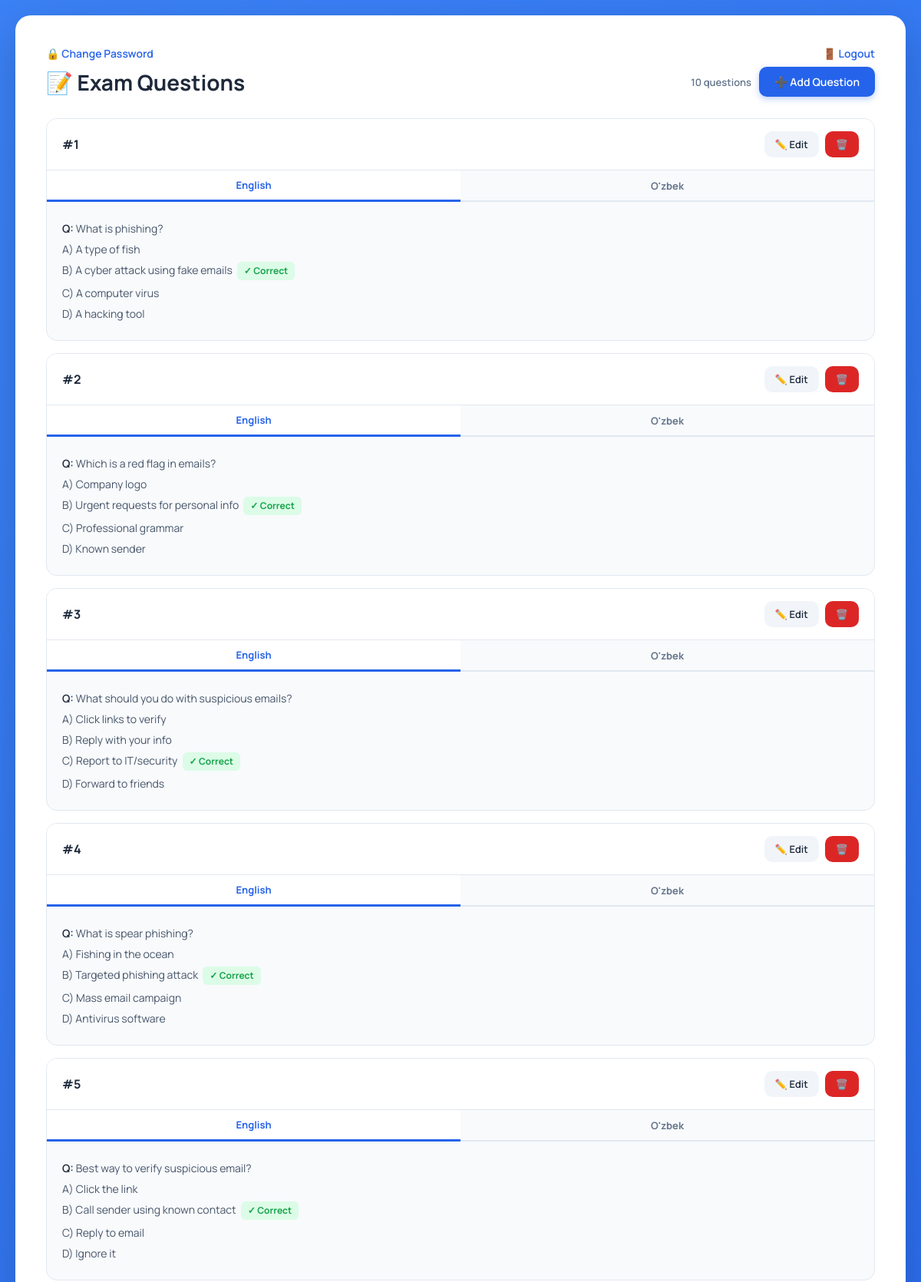
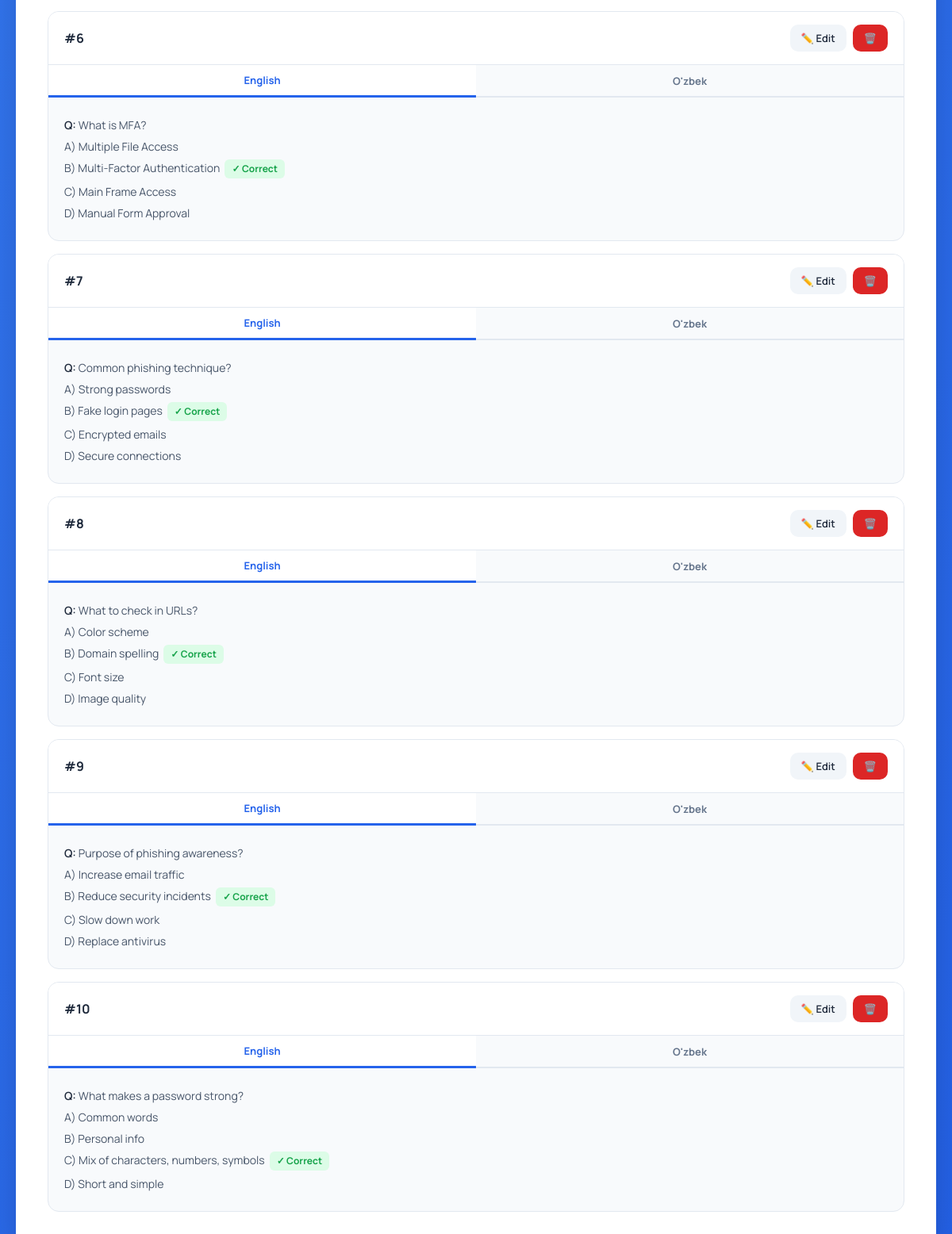
The app's page /admin/exam-questions (signed in) with its own data (2 pictures, top to bottom).
### tables this page shows
CREATE TABLE exam_questions (
            id INTEGER PRIMARY KEY AUTOINCREMENT,
            question TEXT NOT NULL,
            option_a TEXT NOT NULL,
            option_b TEXT NOT NULL,
            option_c TEXT NOT NULL,
            option_d TEXT NOT NULL,
            correct_answer TEXT NOT NULL,
            question_uz TEXT,
            option_a_uz TEXT,
            option_b_uz TEXT,
            option_c_uz TEXT,
            option_d_uz TEXT,
            created_at TIMESTAMP DEFAULT CURRENT_TIMESTAMP
        );

### app.py (the view)
@app.route('/admin/exam-questions')
@admin_required
def admin_exam_questions():
    conn = get_db()
    questions = [dict(row) for row in conn.execute("SELECT * FROM exam_questions ORDER BY id").fetchall()]
    conn.close()
    return render_template('admin_exam.html', questions=questions, lang=session.get('lang', 'en'))

### app.py (called while the page is built)
def get_db():
    conn = sqlite3.connect(DATABASE)
    conn.row_factory = sqlite3.Row
    return conn

def admin_required(f):
    @wraps(f)
    def decorated_function(*args, **kwargs):
        if 'user_id' not in session:
            return redirect(url_for('login'))
        conn = get_db()
        user = conn.execute("SELECT is_admin FROM users WHERE id = ?",
                          (session['user_id'],)).fetchone()
        conn.close()
        if not user or not user['is_admin']:
            flash('Admin access required', 'error')
            return redirect(url_for('home'))
        return f(*args, **kwargs)
    return decorated_function

### templates/admin_exam.html (shortened to what this page needs)
<!DOCTYPE html>
<html lang="en">
<head>
</head>
<body>
    <div class="container">
        <div style="display: flex; justify-content: space-between; align-items: center; margin-bottom: 8px;">
            <a href="{{ url_for('change_password') }}" class="back-link" style="margin-bottom: 0;">🔒 Change Password</a>
            <a href="{{ url_for('logout') }}" class="back-link" style="margin-bottom: 0;">🚪 Logout</a>
        </div>
        <div class="top-bar">
            <h1>📝 Exam Questions</h1>
            <div class="top-bar-right">
                <span style="font-size:13px;color:#64748b;font-weight:600;">{{ questions|length }} question{{ 's' if questions|length != 1 }}</span>
                <button class="btn btn-primary" onclick="openModal(null)">➕ Add Question</button>
            </div>
        </div>
        {% for q in questions %}
        <div class="question-card">
            <div class="card-header">
                <h3>#{{ q.id }}</h3>
                <div class="card-actions">
                    <button class="btn btn-edit" data-question="{{ q|tojson|forceescape }}" onclick="openModal(JSON.parse(this.getAttribute('data-question')))">✏️ Edit</button>
                    <button class="btn btn-danger" onclick="deleteQuestion({{ q.id }})">🗑️</button>
                </div>
            </div>
            <div class="lang-tabs">
                <button class="lang-tab active" onclick="switchCardTab(this,'en')">English</button>
                <button class="lang-tab"        onclick="switchCardTab(this,'uz')">O'zbek</button>
            </div>
            <div class="lang-panel active" data-lang="en">
                <p><strong>Q:</strong> {{ q.question }}</p>
                <p>A) {{ q.option_a }}{% if q.correct_answer == 'a' %}<span class="correct-badge">✓ Correct</span>{% endif %}</p>
                <p>B) {{ q.option_b }}{% if q.correct_answer == 'b' %}<span class="correct-badge">✓ Correct</span>{% endif %}</p>
                <p>C) {{ q.option_c }}{% if q.correct_answer == 'c' %}<span class="correct-badge">✓ Correct</span>{% endif %}</p>
                <p>D) {{ q.option_d }}{% if q.correct_answer == 'd' %}<span class="correct-badge">✓ Correct</span>{% endif %}</p>
            </div>
        </div>
        {% endfor %}
    </div>
</body>
</html>

### templates/admin_exam.html (style rules this page uses)
* { margin:0; padding:0; box-sizing:border-box; }
body { font-family: 'Manrope', sans-serif; background: linear-gradient(135deg, #3b82f6 0%, #2563eb 100%); min-height: 100vh; padding: 20px; }
.container { max-width: 1200px; margin: 0 auto; background: white; border-radius: 20px; padding: 40px; box-shadow: 0 20px 60px rgba(0,0,0,0.2); }
.top-bar { display: flex; justify-content: space-between; align-items: center; margin-bottom: 28px; flex-wrap: wrap; gap: 12px; }
.top-bar h1 { color:#1e293b; font-size:28px; margin:0; }
.top-bar-right { display:flex; gap:10px; align-items:center; }
.btn { padding: 10px 20px; border-radius: 10px; border: none; font-family: 'Manrope', sans-serif; font-weight: 600; font-size: 14px; cursor: pointer; transition: all 0.25s ease; text-decoration: none; display: inline-flex; align-items: center; gap: 6px; }
.btn-primary { background:#2563eb; color:white; box-shadow:0 3px 8px rgba(37,99,235,0.3); }
.btn-danger { background:#dc2626; color:white; padding:8px 14px; font-size:13px; }
.btn-edit { background:#f1f5f9; color:#1e293b; padding:8px 14px; font-size:13px; }
.back-link { display:inline-flex; align-items:center; gap:6px; color:#2563eb; text-decoration:none; font-weight:600; font-size:14px; margin-bottom:20px; }
.question-card { background:#f8fafc; border:1px solid #e2e8f0; border-radius:14px; margin-bottom:16px; overflow:hidden; }
.card-header { display:flex; justify-content:space-between; align-items:center; padding:16px 20px; background:white; border-bottom:1px solid #e2e8f0; }
.card-header h3 { color:#1e293b; font-size:16px; margin:0; }
.card-actions { display:flex; gap:8px; }
.lang-tabs { display:flex; border-bottom:2px solid #e2e8f0; }
.lang-tab { flex:1; padding:10px 16px; text-align:center; font-size:13px; font-weight:700; color:#64748b; cursor:pointer; border:none; background:#f8fafc; transition:all 0.2s; font-family:'Manrope',sans-serif; }
.lang-tab.active { color:#2563eb; background:white; border-bottom:3px solid #2563eb; margin-bottom:-2px; }
.lang-panel { display:none; padding:18px 20px; }
.lang-panel.active { display:block; }
.lang-panel p { color:#475569; font-size:14px; margin:6px 0; line-height:1.5; }
.lang-panel p strong { color:#1e293b; font-weight:600; }
.correct-badge { display:inline-block; margin-left:6px; background:#dcfce7; color:#16a34a; padding:3px 9px; border-radius:6px; font-size:12px; font-weight:700; }

### records on screen
exam_questions: id "1", question "What is phishing?", option_a "A type of fish", option_b "A cyber attack using fake emails", correct_answer "✓ Correct", option_c "A computer virus", option_d "A hacking tool"
exam_questions: id "2", question "Which is a red flag in emails?", option_a "Company logo", option_b "Urgent requests for personal info", correct_answer "✓ Correct", option_c "Professional grammar", option_d "Known sender"
exam_questions: id "3", question "What should you do with suspicious emails?", option_a "Click links to verify", option_b "Reply with your info", option_c "Report to IT/security", correct_answer "✓ Correct", option_d "Forward to friends"
exam_questions: id "4", question "What is spear phishing?", option_a "Fishing in the ocean", option_b "Targeted phishing attack", correct_answer "✓ Correct", option_c "Mass email campaign", option_d "Antivirus software"
exam_questions: id "5", question "Best way to verify suspicious email?", option_a "Click the link", option_b "Call sender using known contact", correct_answer "✓ Correct", option_c "Reply to email", option_d "Ignore it"
exam_questions: id "6", question "What is MFA?", option_a "Multiple File Access", option_b "Multi-Factor Authentication", correct_answer "✓ Correct", option_c "Main Frame Access", option_d "Manual Form Approval"
exam_questions: id "7", question "Common phishing technique?", option_a "Strong passwords", option_b "Fake login pages", correct_answer "✓ Correct", option_c "Encrypted emails", option_d "Secure connections"
exam_questions: id "8", question "What to check in URLs?", option_a "Color scheme", option_b "Domain spelling", correct_answer "✓ Correct", option_c "Font size", option_d "Image quality"
exam_questions: id "9", question "Purpose of phishing awareness?", option_a "Increase email traffic", option_b "Reduce security incidents", correct_answer "✓ Correct", option_c "Slow down work", option_d "Replace antivirus"
exam_questions: id "10", question "What makes a password strong?", option_a "Common words", option_b "Personal info", option_c "Mix of characters, numbers, symbols", correct_answer "✓ Correct", option_d "Short and simple"

### other values on screen
{{ questions|length }} "10"
{{ 's' if questions|length != 1 }} "s"
